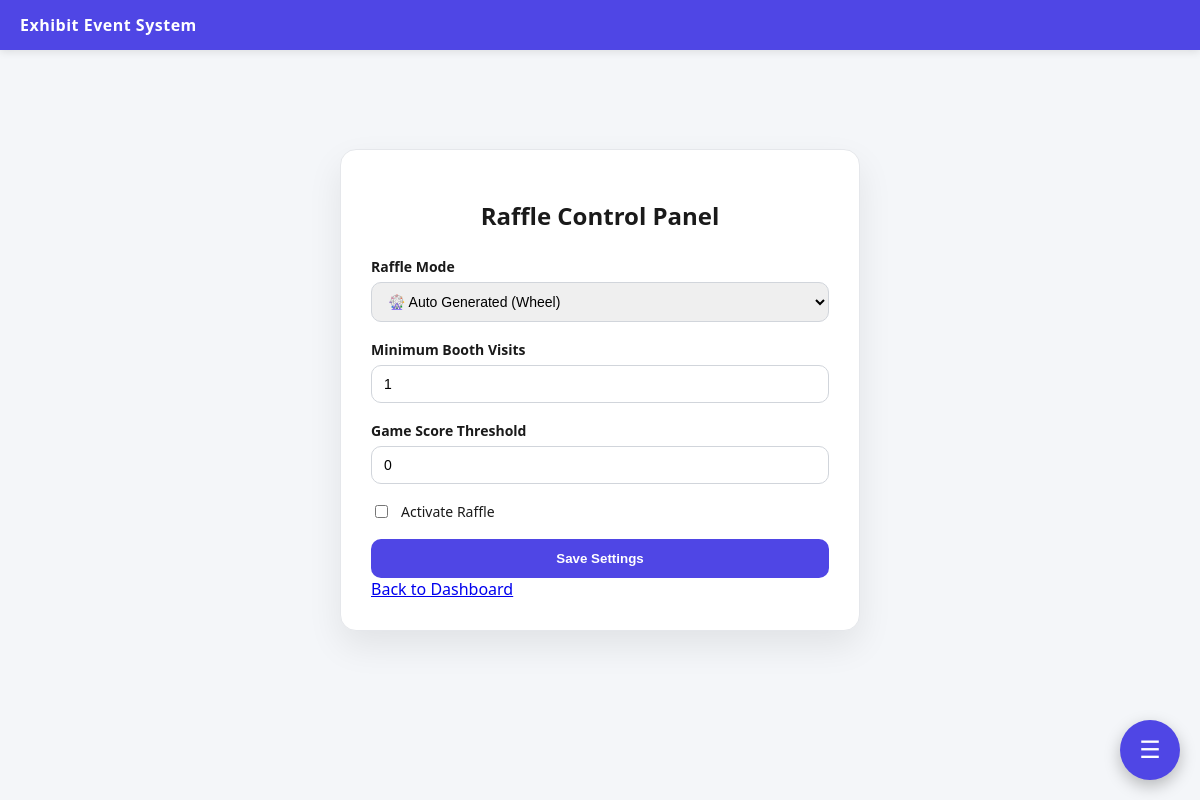
Before: /adminpanel/staff/raffle-control/ (signed in) with the older database file.
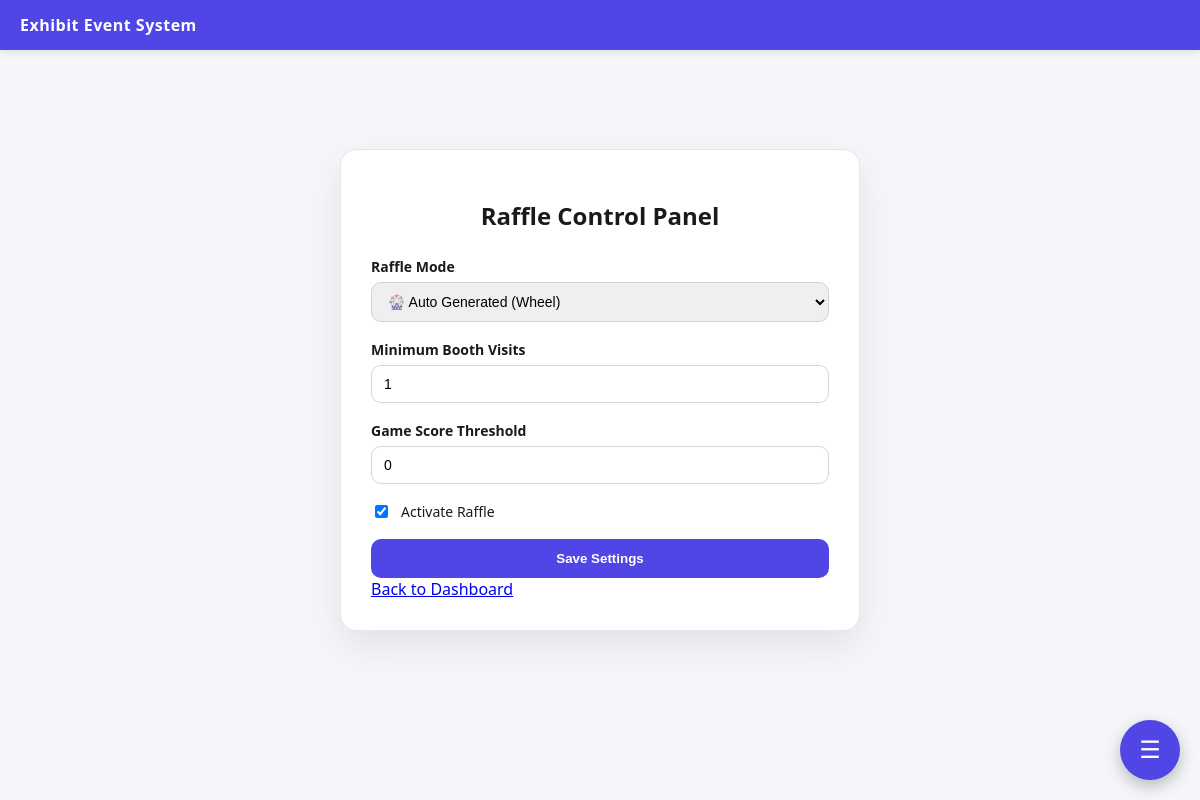
After: the same page with the newer database file.
### apps/raffle/models.py (models this page shows, shortened)
class RaffleSetting(models.Model):
    MODE_CHOICES = (
        ('draw', 'Standard Draw'),
        ('game', 'Game-Based'),
    )
    event = models.OneToOneField(Event, on_delete=models.CASCADE)
    mode = models.CharField(max_length=20, choices=MODE_CHOICES)
    min_booth_required = models.IntegerField(default=1)
    game_threshold = models.IntegerField(default=0)
    is_active = models.BooleanField(default=True)

### apps/core/views.py (the view, shortened to what this page needs)
# urls.py: path('staff/raffle-control/', views.staff_raffle_control, name='staff_raffle_control'),
@login_required
def staff_raffle_control(request):
    if not request.user.is_staff:
        return redirect('exhibitor_login')
    event = Event.objects.filter(is_active=True).first()
    if not event:
        return render(request, 'staff/raffle_control.html', {
            'error': 'No active event'
        })
    raffle_setting, created = RaffleSetting.objects.get_or_create(
        event=event
    )
    return render(request, 'staff/raffle_control.html', {
        'raffle_setting': raffle_setting
    })

### templates/staff/raffle_control.html (shortened to what this page needs)
{% extends 'base/base.html' %}
{% block content %}
<div class="raffle-wrapper">
    <div class="raffle-card">
        <h2 class="raffle-title">Raffle Control Panel</h2>
        <form method="POST">
            <div class="form-group">
                <label>Raffle Mode</label>
                <select name="mode" class="form-select">
                    <option value="draw"
                        {% if raffle_setting.mode == "draw" %}selected{% endif %}>
                        🎡 Auto Generated (Wheel)
                    </option>
                </select>
            </div>
            <div class="form-group">
                <label>Minimum Booth Visits</label>
                <input type="number"
                       name="min_booth_required"
                       value="{{ raffle_setting.min_booth_required }}"
                       class="form-input">
            </div>
            <div class="form-group">
                <label>Game Score Threshold</label>
                <input type="number"
                       name="game_threshold"
                       value="{{ raffle_setting.game_threshold }}"
                       class="form-input">
            </div>
            <div class="form-group checkbox-group">
                <input type="checkbox"
                       name="is_active"
                       {% if raffle_setting.is_active %}checked{% endif %}>
                <span>Activate Raffle</span>
            </div>
            <button type="submit" class="raffle-btn">
                Save Settings
            </button>
            <a href="/adminpanel/staff/dashboard/" class="btn btn-secondary">
                Back to Dashboard
            </a>
        </form>
    </div>
</div>
{% endblock %}

Changed rows visible on the page:
changed RaffleSetting "🎡 Auto Generated (Wheel)": is_active "☐" → "☑"
